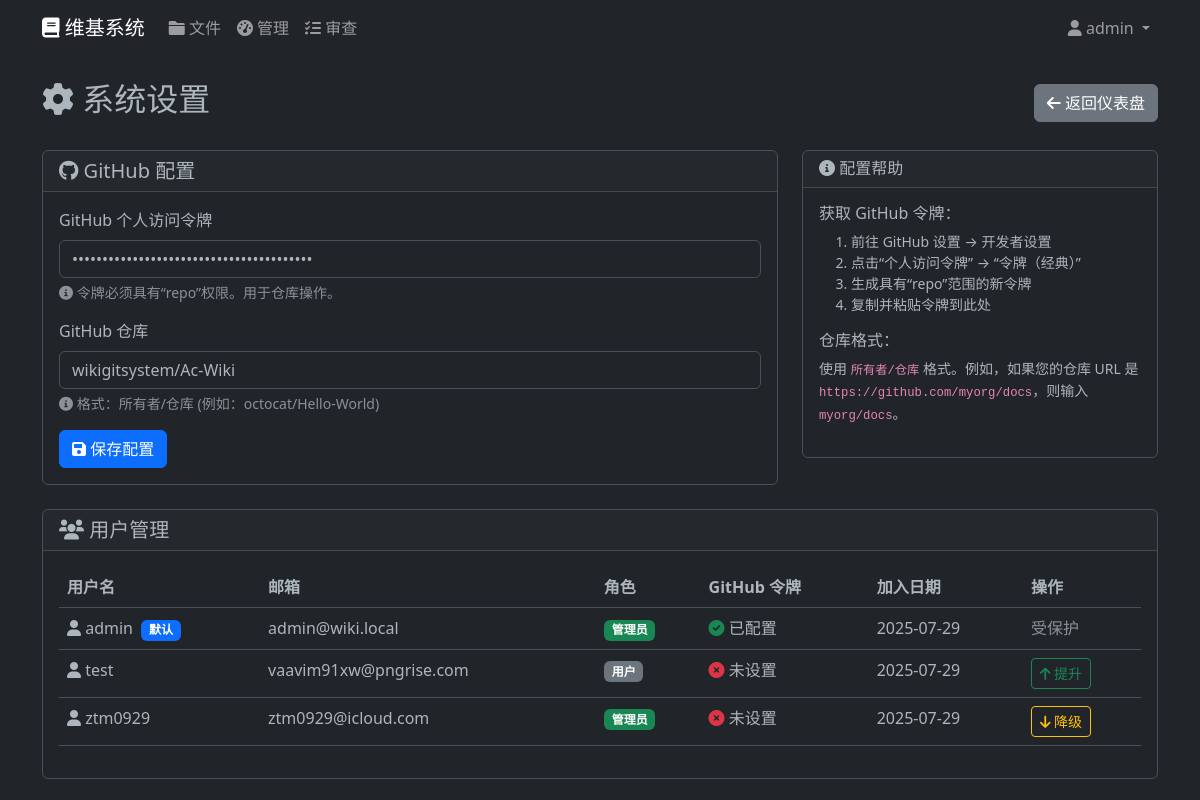
/settings (signed in), run on the app's committed database.
### models.py (models this page shows)
class User(UserMixin, db.Model):
    id = db.Column(db.Integer, primary_key=True)
    username = db.Column(db.String(64), unique=True, nullable=False)
    email = db.Column(db.String(120), unique=True, nullable=False)
    password_hash = db.Column(db.String(256))
    is_admin = db.Column(db.Boolean, default=False)
    github_token = db.Column(db.String(255))
    created_at = db.Column(db.DateTime, default=datetime.utcnow)
    reviews = db.relationship('ContentReview', foreign_keys='ContentReview.author_id', backref='author', lazy=True)

class SystemConfig(db.Model):
    id = db.Column(db.Integer, primary_key=True)
    key = db.Column(db.String(100), unique=True, nullable=False)
    value = db.Column(Text)
    updated_at = db.Column(db.DateTime, default=datetime.utcnow, onupdate=datetime.utcnow)

### routes.py (the view, shortened to what this page needs)
@app.route('/settings', methods=['GET', 'POST'])
@login_required
def settings():
    if not current_user.is_admin:
        abort(403)
    github_token = SystemConfig.query.filter_by(key='github_token').first()
    github_repo = SystemConfig.query.filter_by(key='github_repo').first()
    users = User.query.all()
    return render_template('settings.html',
                         github_token=github_token.value if github_token else '',
                         github_repo=github_repo.value if github_repo else '',
                         users=users)

### app.py (called while the page is built)
@login_manager.user_loader
def load_user(user_id):
    from models import User
    return User.query.get(int(user_id))

### templates/settings.html (shortened to what this page needs)
{% extends "base.html" %}
{% block content %}
<div class="d-flex justify-content-between align-items-center mb-4">
    <h2><i class="fas fa-cog"></i> 系统设置</h2>
    <a href="{{ url_for('admin_dashboard') }}" class="btn btn-secondary">
        <i class="fas fa-arrow-left"></i> 返回仪表盘
    </a>
</div>
<div class="row">
    <div class="col-lg-8">
        <div class="card mb-4">
            <div class="card-header">
                <h5 class="mb-0"><i class="fab fa-github"></i> GitHub 配置</h5>
            </div>
            <div class="card-body">
                <form method="POST">
                    <div class="mb-3">
                        <label for="github_token" class="form-label">GitHub 个人访问令牌</label>
                        <input type="password" class="form-control" id="github_token" name="github_token"
                               value="{{ github_token }}" placeholder="ghp_xxxxxxxxxxxxxxxxxxxx">
                        <div class="form-text">
                            <i class="fas fa-info-circle"></i>
                            令牌必须具有“repo”权限。用于仓库操作。
                        </div>
                    </div>
                    <div class="mb-3">
                        <label for="github_repo" class="form-label">GitHub 仓库</label>
                        <input type="text" class="form-control" id="github_repo" name="github_repo"
                               value="{{ github_repo }}" placeholder="用户名/仓库名">
                        <div class="form-text">
                            <i class="fas fa-info-circle"></i>
                            格式：所有者/仓库 (例如：octocat/Hello-World)
                        </div>
                    </div>
                    <button type="submit" class="btn btn-primary">
                        <i class="fas fa-save"></i> 保存配置
                    </button>
                </form>
            </div>
        </div>
    </div>
    <div class="col-lg-4">
        <div class="card">
            <div class="card-header">
                <h6 class="mb-0"><i class="fas fa-info-circle"></i> 配置帮助</h6>
            </div>
            <div class="card-body">
                <h6>获取 GitHub 令牌：</h6>
                <ol class="small">
                    <li>前往 GitHub 设置 → 开发者设置</li>
                    <li>点击“个人访问令牌” → “令牌（经典）”</li>
                    <li>生成具有“repo”范围的新令牌</li>
                    <li>复制并粘贴令牌到此处</li>
                </ol>
                <h6 class="mt-3">仓库格式：</h6>
                <p class="small">使用 <code>所有者/仓库</code> 格式。例如，如果您的仓库 URL 是 <code>https://github.com/myorg/docs</code>，则输入 <code>myorg/docs</code>。</p>
            </div>
        </div>
    </div>
</div>
<div class="row">
    <div class="col-12">
        <div class="card">
            <div class="card-header">
                <h5 class="mb-0"><i class="fas fa-users"></i> 用户管理</h5>
            </div>
            <div class="card-body">
                <div class="table-responsive">
                    <table class="table table-hover">
                        <thead>
                            <tr>
                                <th>用户名</th>
                                <th>邮箱</th>
                                <th>角色</th>
                                <th>GitHub 令牌</th>
                                <th>加入日期</th>
                                <th>操作</th>
                            </tr>
                        </thead>
                        <tbody>
                            {% for user in users %}
                            <tr>
                                <td>
                                    <i class="fas fa-user"></i> {{ user.username }}
                                    {% if user.username == 'admin' %}
                                    <span class="badge bg-primary ms-1">默认</span>
                                    {% endif %}
                                </td>
                                <td>{{ user.email }}</td>
                                <td>
                                    {% if user.is_admin %}
                                    <span class="badge bg-success">管理员</span>
                                    {% else %}
                                    <span class="badge bg-secondary">用户</span>
                                    {% endif %}
                                </td>
                                <td>
                                    {% if user.github_token %}
                                    <i class="fas fa-check-circle text-success"></i> 已配置
                                    {% else %}
                                    <i class="fas fa-times-circle text-danger"></i> 未设置
                                    {% endif %}
                                </td>
                                <td>{{ user.created_at.strftime('%Y-%m-%d') }}</td>
                                <td>
                                    {% if not user.is_admin %}
                                    <form method="POST" action="{{ url_for('promote_user', user_id=user.id) }}" class="d-inline">
                                        <button type="submit" class="btn btn-sm btn-outline-success"
                                                onclick="return confirm('提升 {{ user.username }} 为管理员？')">
                                            <i class="fas fa-arrow-up"></i> 提升
                                        </button>
                                    </form>
                                    {% elif user.username != 'admin' %}
                                    <form method="POST" action="{{ url_for('demote_user', user_id=user.id) }}" class="d-inline">
                                        <button type="submit" class="btn btn-sm btn-outline-warning"
                                                onclick="return confirm('降级 {{ user.username }} 为普通用户？')">
                                            <i class="fas fa-arrow-down"></i> 降级
                                        </button>
                                    </form>
                                    {% else %}
                                    <span class="text-muted">受保护</span>
                                    {% endif %}
                                </td>
                            </tr>
                            {% endfor %}
                        </tbody>
                    </table>
                </div>
            </div>
        </div>
    </div>
</div>
{% endblock %}

### templates/base.html (shortened to what this page needs)
<!DOCTYPE html>
<html lang="zh-CN" data-bs-theme="dark">
<head>
    <link href="https://cdn.bootcdn.net/ajax/libs/twitter-bootstrap/5.3.0/css/bootstrap.min.css" rel="stylesheet">
    <link rel="stylesheet" href="https://cdn.bootcdn.net/ajax/libs/font-awesome/6.0.0/css/all.min.css">
    <link rel="stylesheet" href="https://cdn.bootcdn.net/ajax/libs/codemirror/5.65.2/codemirror.min.css">
    <link rel="stylesheet" href="https://cdn.bootcdn.net/ajax/libs/codemirror/5.65.2/theme/material-darker.min.css">
    <link rel="stylesheet" href="{{ url_for('static', filename='css/custom.css') }}">
</head>
<body>
    <nav class="navbar navbar-expand-lg navbar-dark bg-dark">
        <div class="container">
            <a class="navbar-brand" href="{{ url_for('index') }}">
                <i class="fas fa-book"></i> 维基系统
            </a>
            <div class="collapse navbar-collapse" id="navbarNav">
                <ul class="navbar-nav me-auto">
                    {% if current_user.is_authenticated %}
                    <li class="nav-item">
                        <a class="nav-link" href="{{ url_for('file_browser') }}">
                            <i class="fas fa-folder"></i> 文件
                        </a>
                    </li>
                    {% if current_user.is_admin %}
                    <li class="nav-item">
                        <a class="nav-link" href="{{ url_for('admin_dashboard') }}">
                            <i class="fas fa-tachometer-alt"></i> 管理
                        </a>
                    </li>
                    <li class="nav-item">
                        <a class="nav-link" href="{{ url_for('review_queue') }}">
                            <i class="fas fa-tasks"></i> 审查
                        </a>
                    </li>
                    {% endif %}
                    {% endif %}
                </ul>
                <ul class="navbar-nav">
                    {% if current_user.is_authenticated %}
                    <li class="nav-item dropdown">
                        <a class="nav-link dropdown-toggle" href="#" id="navbarDropdown" role="button" data-bs-toggle="dropdown">
                            <i class="fas fa-user"></i> {{ current_user.username }}
                        </a>
                    </li>
                    {% endif %}
                </ul>
            </div>
        </div>
    </nav>
    <main class="container mt-4">
        {% block content %}{% endblock %}
    </main>
</body>
</html>

### static/css/custom.css (style rules this page uses)
.btn { transition: all 0.2s ease; }
[data-bs-theme="dark"] { --bs-border-color: #495057; }
[data-bs-theme="dark"] .card { background-color: var(--bs-dark); border-color: var(--bs-border-color); }
[data-bs-theme="dark"] .table { --bs-table-bg: var(--bs-dark); --bs-table-border-color: var(--bs-border-color); }

### data on the page
User: username "admin", shows "默认", email "admin@wiki.local", is_admin "管理员", shows "已配置", created_at "2025-07-29"
SystemConfig: github_repo "wikigitsystem/Ac-Wiki"
User: username "test", email "vaavim91xw@pngrise.com", is_admin "用户", shows "未设置", created_at "2025-07-29"
User: username "ztm0929", email "ztm0929@icloud.com", is_admin "管理员", shows "未设置", created_at "2025-07-29"
